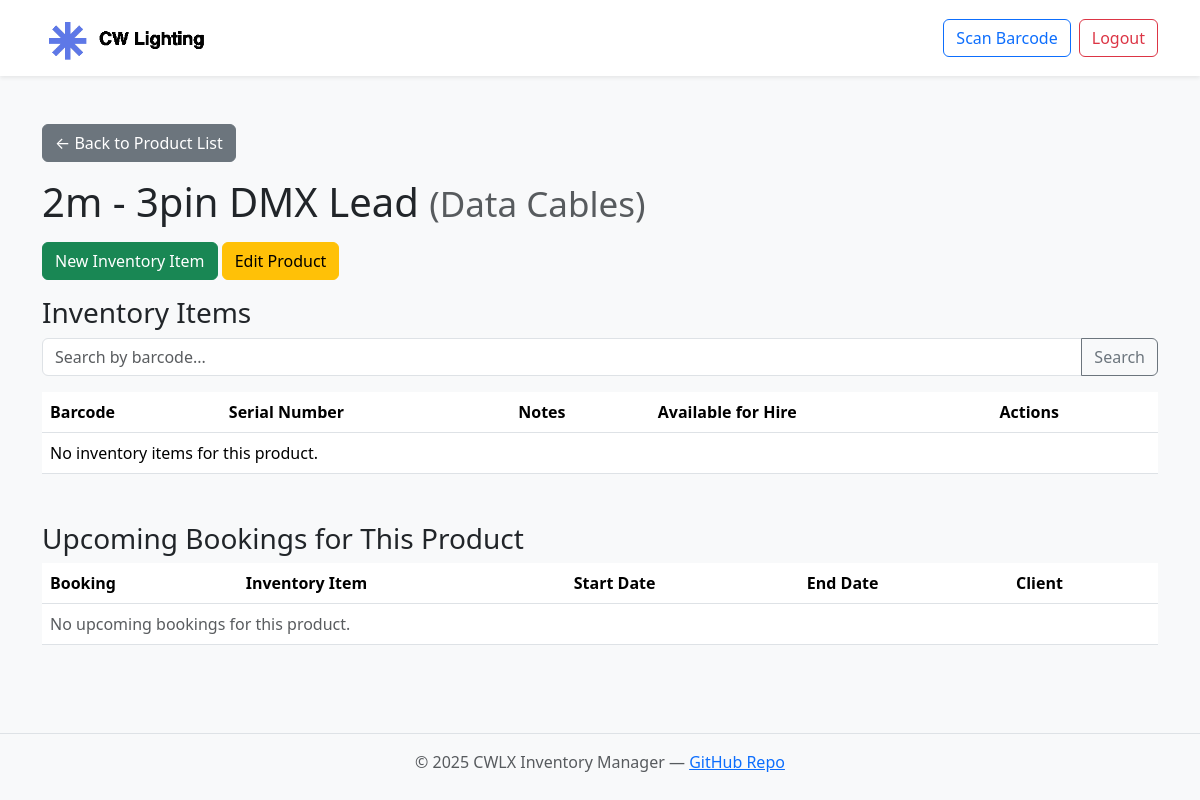
The page /inventory/product/10/ (signed in) on the database as committed earlier.
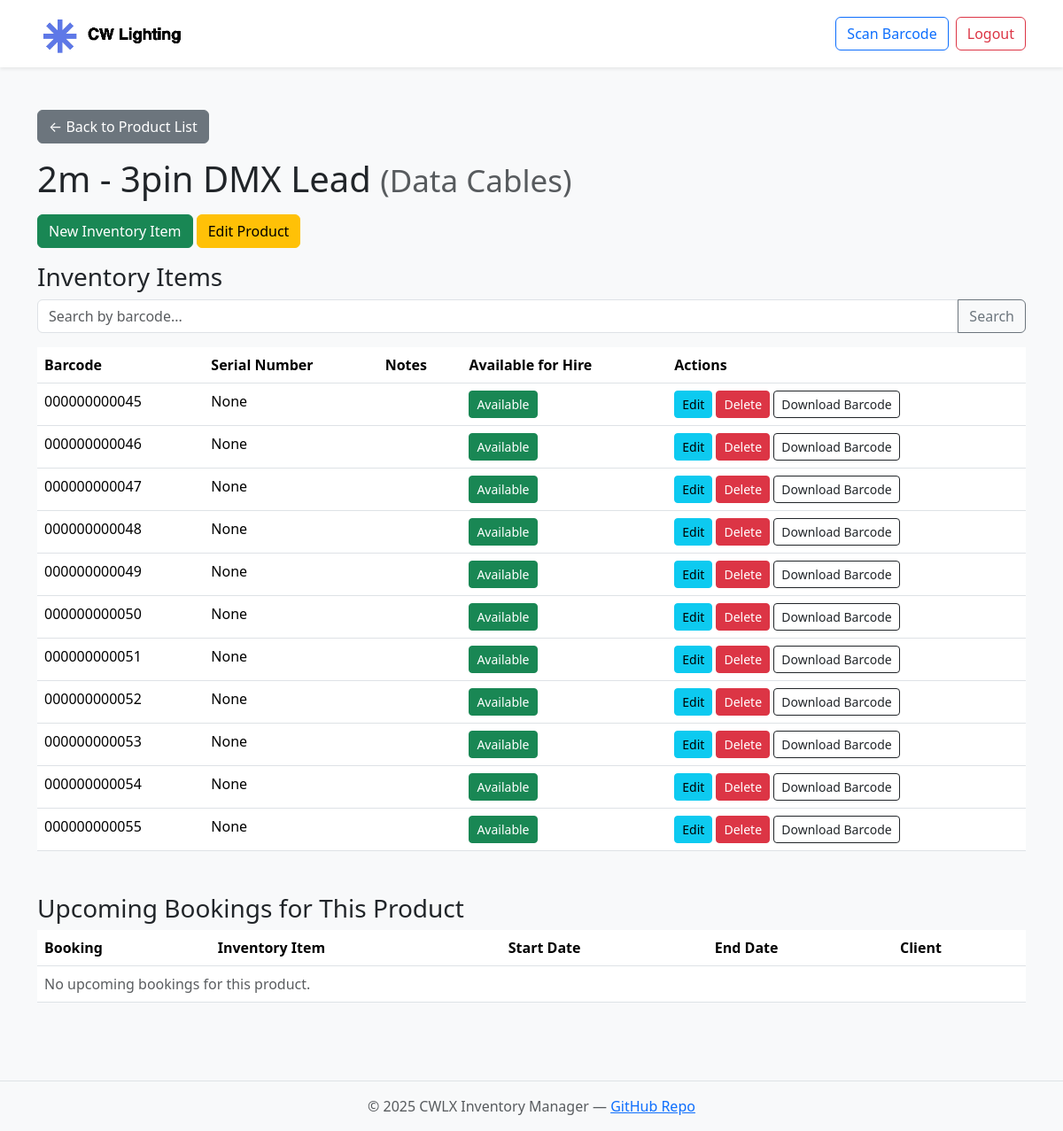
The same page on the database as committed later.
### inventory/models.py (models this page shows, shortened)
class InventoryItem(models.Model):
    product = models.ForeignKey(Product, on_delete=models.CASCADE, related_name='items')
    barcode = models.CharField(max_length=100, unique=True)
    serial_number = models.CharField(max_length=100, blank=True, null=True)
    is_available = models.BooleanField(default=True)
    notes = models.TextField(blank=True, null=True)  # <-- Add this line

### inventory/views.py (the view, shortened to what this page needs)
# urls.py: path('product/<int:pk>/', views.product_detail, name='product_detail'),
def product_detail(request, pk):
    product = get_object_or_404(Product, pk=pk)
    items = product.items.all()
    upcoming_bookings = (
        AssignedItem.objects
        .filter(inventory_item__in=items, booking__end_date__gte=timezone.now().date())
        .select_related('booking', 'inventory_item')
        .order_by('booking__start_date')
    )
    return render(request, 'inventory/product_detail.html', {
        'product': product,
        'items': items,
        'upcoming_bookings': upcoming_bookings,
    })

### inventory/models.py (called while the page is built)
    def __str__(self):
        return self.name

### inventory/templates/inventory/product_detail.html (shortened to what this page needs)
{% extends "base.html" %}
{% block content %}
<a href="{% url 'inventory:product_list' %}" class="btn btn-secondary mb-3">&larr; Back to Product List</a>
<h1>{{ product.name }} <small class="text-muted">({{ product.category }})</small></h1>
<a href="{% url 'inventory:add_inventory_item' product.pk %}" class="btn btn-success mb-3">New Inventory Item</a>
<a href="{% url 'inventory:edit_product' product.pk %}" class="btn btn-warning mb-3">Edit Product</a>
<h3>Inventory Items</h3>
<form method="get" class="mb-3">
  <div class="input-group">
    <input type="text" name="barcode" value="{{ search_query }}" class="form-control" placeholder="Search by barcode...">
    <button type="submit" class="btn btn-outline-secondary">Search</button>
  </div>
</form>
<table class="table">
  <thead>
    <tr>
      <th>Barcode</th>
      <th>Serial Number</th>
      <th>Notes</th>
      <th>Available for Hire</th>
      <th>Actions</th>
    </tr>
  </thead>
  <tbody>
    {% for item in items %}
    <tr>
      <td>{{ item.barcode }}</td>
      <td>{{ item.serial_number }}</td>
      <td>{{ item.notes|default:"" }}</td>
      <td>
        <form method="post" style="display:inline;">
          <button type="submit" name="toggle_available" class="btn btn-sm {% if item.is_available %}btn-success{% else %}btn-secondary{% endif %}">
            {% if item.is_available %}Available{% else %}Unavailable{% endif %}
          </button>
        </form>
      </td>
      <td>
        <a href="{% url 'inventory:edit_inventory_item' item.pk %}" class="btn btn-sm btn-info">Edit</a>
        <form method="post" style="display:inline;">
          <button type="submit" name="delete_item" class="btn btn-sm btn-danger" onclick="return confirm('Delete this item?');">Delete</button>
        </form>
        <a href="{% url 'inventory:download_barcode' item.id %}" class="btn btn-sm btn-outline-dark" title="Download Barcode">
          Download Barcode
        </a>
      </td>
    </tr>
    {% empty %}
    <tr><td colspan="5">No inventory items for this product.</td></tr>
    {% endfor %}
  </tbody>
</table>
<h3 class="mt-5">Upcoming Bookings for This Product</h3>
<table class="table">
  <thead>
    <tr>
      <th>Booking</th>
      <th>Inventory Item</th>
      <th>Start Date</th>
      <th>End Date</th>
      <th>Client</th>
    </tr>
  </thead>
  <tbody>
    {% for assigned in upcoming_bookings %}
      <tr>
        <td>
          <a href="{% url 'bookings:manage_booking' assigned.booking.id %}">
            #{{ assigned.booking.id }} - {{ assigned.booking.event_name }}
          </a>
        </td>
        <td>{{ assigned.inventory_item.barcode }}</td>
        <td>{{ assigned.booking.start_date }}</td>
        <td>{{ assigned.booking.end_date }}</td>
        <td>{{ assigned.booking.client }}</td>
      </tr>
    {% empty %}
      <tr>
        <td colspan="5" class="text-muted">No upcoming bookings for this product.</td>
      </tr>
    {% endfor %}
  </tbody>
</table>
{% endblock %}

Rows that differ between the two databases and show on the page:
added InventoryItem: barcode "000000000045", serial_number "None", is_available "Available"
added InventoryItem: barcode "000000000046", serial_number "None", is_available "Available"
added InventoryItem: barcode "000000000047", serial_number "None", is_available "Available"
added InventoryItem: barcode "000000000048", serial_number "None", is_available "Available"
added InventoryItem: barcode "000000000049", serial_number "None", is_available "Available"
added InventoryItem: barcode "000000000050", serial_number "None", is_available "Available"
added InventoryItem: barcode "000000000051", serial_number "None", is_available "Available"
added InventoryItem: barcode "000000000052", serial_number "None", is_available "Available"
added InventoryItem: barcode "000000000053", serial_number "None", is_available "Available"
added InventoryItem: barcode "000000000054", serial_number "None", is_available "Available"
added InventoryItem: barcode "000000000055", serial_number "None", is_available "Available"
Other text that changed with them:
text no longer shown: "No inventory items for this product."
